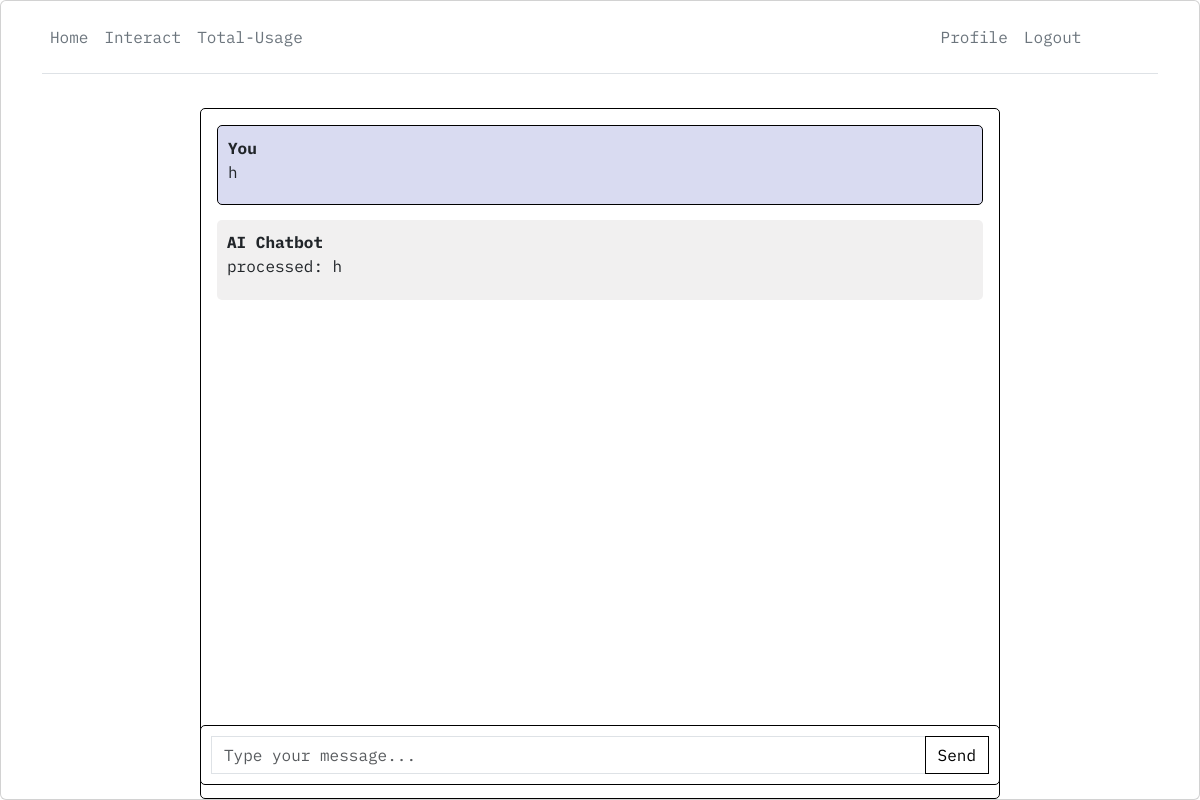
The app's page / (signed in), older data.
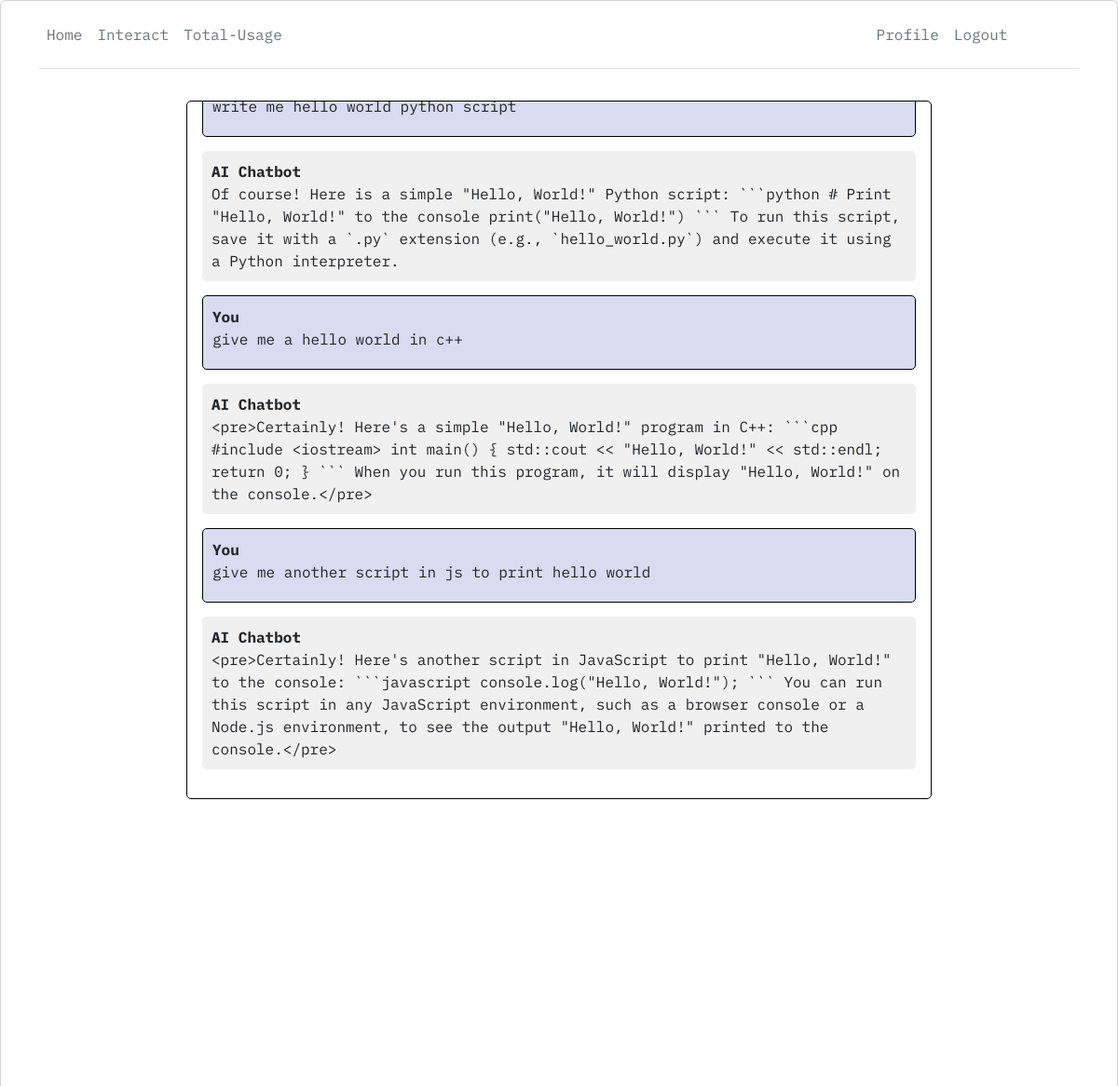
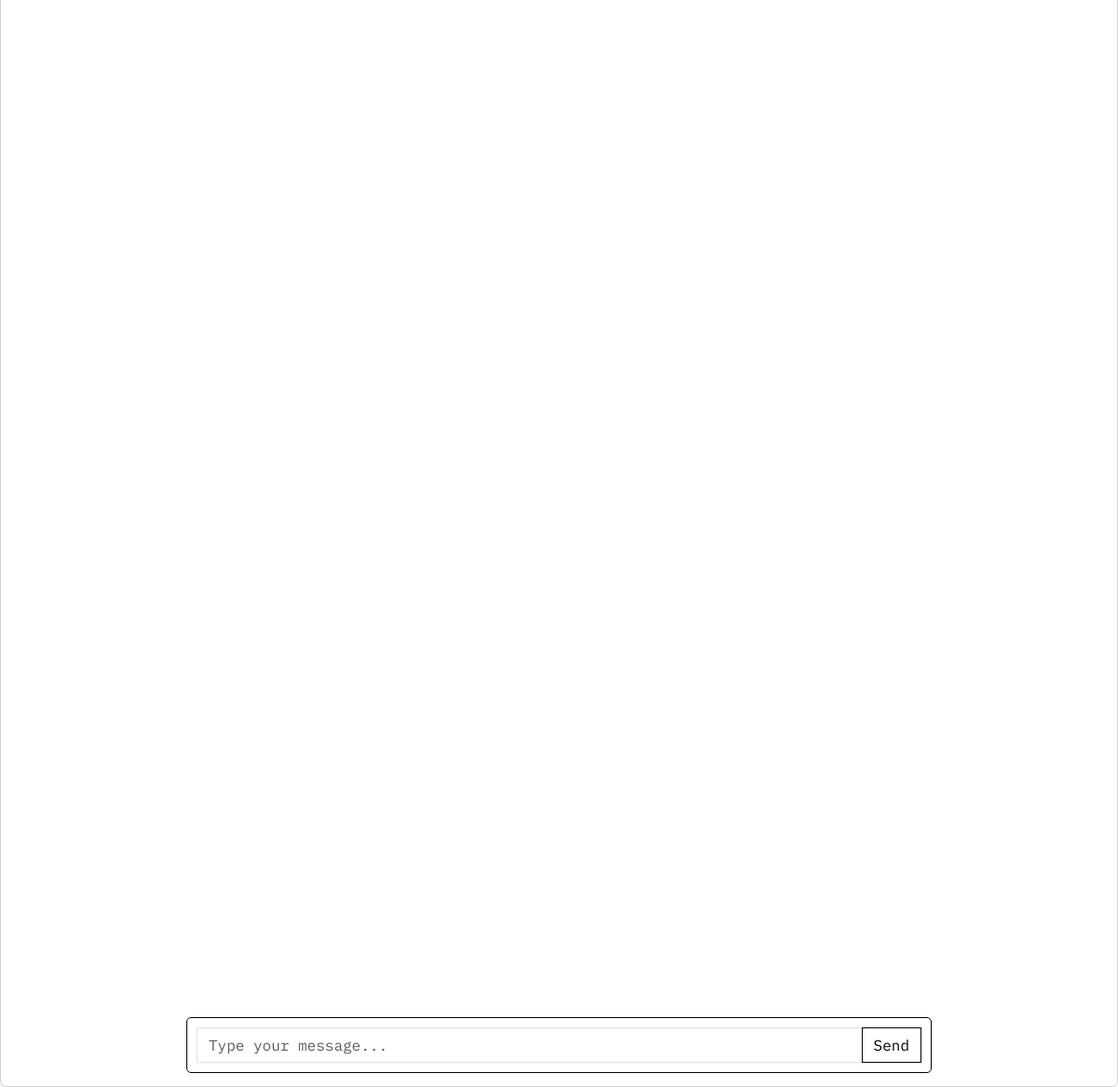
The same page, newer data (2 pictures, top to bottom).
### core/models.py (models this page shows, shortened)
class Chat(models.Model):
  user = models.ForeignKey(User, on_delete=models.CASCADE)
  message = models.TextField()
  response = models.TextField()
  created_at = models.DateTimeField(auto_now_add=True)

### core/views.py (the view)
@login_required(login_url='login')
def home(request):
  chats = Chat.objects.filter(user=request.user)
  if request.method == 'POST':
    message = request.POST.get('message')
    response = process(message)
    chat = Chat(user=request.user, message=message, response=response, created_at=timezone.now())
    chat.save()
    return JsonResponse({"message": message, "response": response})
  return render(request, 'home.html', {'chats': chats})

### templates/home.html (shortened to what this page needs)
{% extends 'base.html' %}
{% load static %}
{% block styles %}
<link rel="stylesheet" type="text/css" href="{% static 'core/home.css' %}">
{% endblock %}
{% block content %}
<div class="chat-container">
  <div class="card flex-grow-1">
    <div class="container">
      <header class="d-flex flex-wrap align-items-center justify-content-center justify-content-md-between py-3 mb-4 border-bottom">
        <ul class="nav col-12 col-md-auto mb-2 justify-content-center mb-md-0">
          <li><a href="#" class="nav-link px-2 link-secondary">Home</a></li>
          <li><a href="#" class="nav-link px-2 link-secondary">Interact</a></li>
          <li><a href="#" class="nav-link px-2 link-secondary">Total-Usage</a></li>
        </ul>
        <div class="col-md-3 text-end">
          <ul class="nav col-12 col-md-auto mb-2 justify-content-center mb-md-0">
            {% if user.is_authenticated %}
              <li><a href="#" class="nav-link px-2 link-secondary">Profile</a></li>
              <li><a href="logout" class="nav-link px-2 link-secondary">Logout</a></li>
            {% else %}
              <li><a href="login" class="nav-link px-2 link-secondary">Login</a></li>
              <li><a href="register" class="nav-link px-2 link-secondary">Register</a></li>
            {% endif %}
          </ul>
        </div>
      </header>
    </div>
    <div class="card-body messages-box custom" id="custom">
      <ul class="list-unstyled messages-list">
        {% for chat in chats %}
          {% if chat.user == request.user %}
            <li class="message sent">
              <div class="message-text">
                <div class="message-sender">
                  <b>You</b>
                </div>
                <div class="message-content">
                  {{ chat.message }}
                </div>
              </div>
            </li>
            <li class="message received">
              <div class="message-text">
                <div class="message-sender">
                  <b>AI Chatbot</b>
                </div>
                <div class="message-content">
                  {{ chat.response }}
                </div>
              </div>
            </li>
          {% endif %}
        {% endfor %}
      </ul>
    </div>
  </div>
  <form class="message-form" style="background-color: white; border: 1px black solid;">
    <div class="input-group" >
      <input type="text" class="form-control message-input" placeholder="Type your message...">
      <div class="input-group-append">
        <button type="submit" class="btn btn-primary btn-send">Send</button>
      </div>
    </div>
  </form>
</div>
{% endblock %}

Row changes from the older to the newer data that the page shows:
no longer on this page (row unchanged): Chat: message "h", response "processed: h"
added Chat: message "write me hello world python script", response "Of course! Here is a simple \"Hello, World!\" Python script: ```python # Print \"Hello, World!\" to the console print(\"Hello, World!\") ``` To run this script, save it with a `.py` extension (e.g., `hello_world.py`) and execute it using a Python interpreter."
added Chat: message "give me a hello world in c++", response "<pre>Certainly! Here's a simple \"Hello, World!\" program in C++: ```cpp #include <iostream> int main() { std::cout << \"Hello, World!\" << std::endl; return 0; } ``` When you run this program, it will display \"Hello, World!\" on the console.</pre>"
added Chat: message "give me another script in js to print hello world", response "<pre>Certainly! Here's another script in JavaScript to print \"Hello, World!\" to the console: ```javascript console.log(\"Hello, World!\"); ``` You can run this script in any JavaScript environment, such as a browser console or a Node.js environment, to see the output \"Hello, World!\" printed to the console.</pre>"
